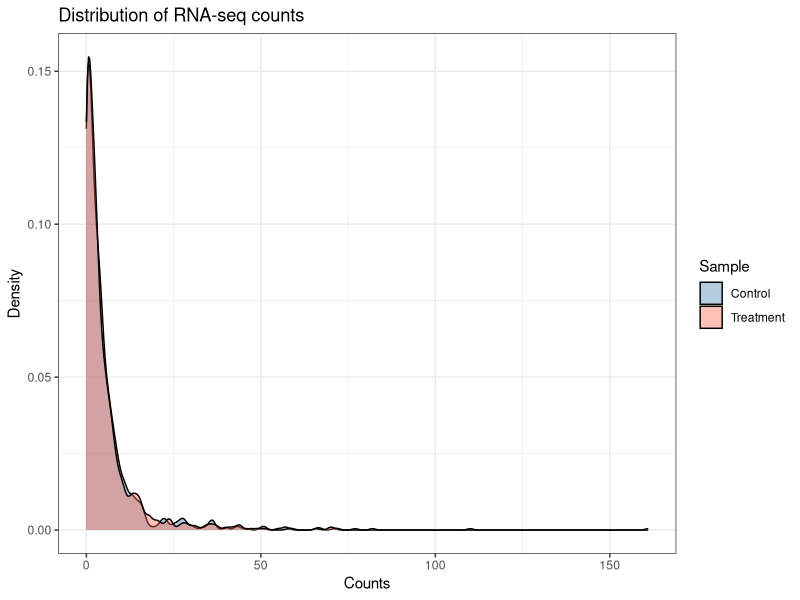
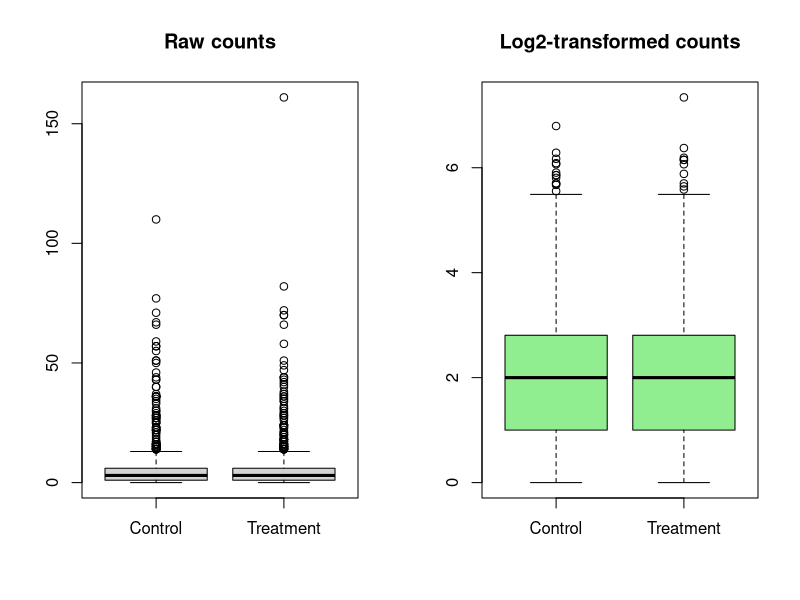
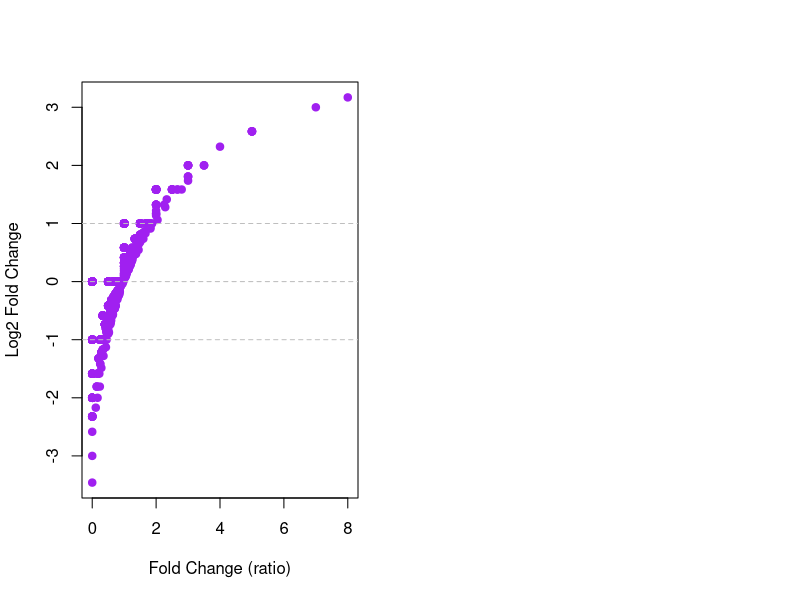
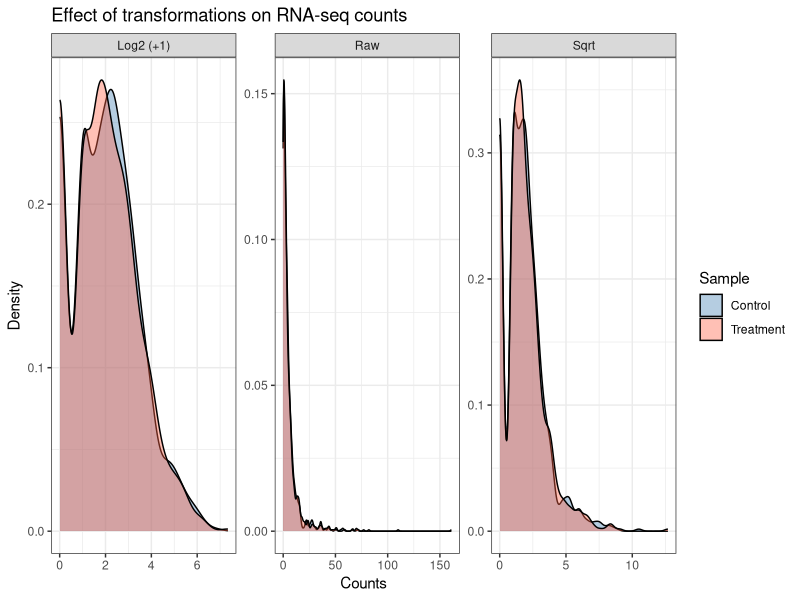

Source code (R) for these figures, in order:
## ---- chunk 1
knitr::opts_chunk$set(echo=TRUE, message=FALSE, warning=FALSE, fig.width=7, fig.height=4)
set.seed(123)
## ---- chunk 2
set.seed(123)
n_genes <- 1000

# Skewed distribution of mean expression (many low, few high)
lambdas <- round(rlnorm(n_genes, meanlog = 1, sdlog = 1.2))

# Simulate counts for two samples
counts <- data.frame(
  Gene = paste0("Gene", 1:n_genes),
  Control = rpois(n_genes, lambdas),
  Treatment = rpois(n_genes, lambdas * runif(n_genes, 0.8, 1.2)) # add noise
)

head(counts, 10)


## ---- chunk 3
library(ggplot2)
library(dplyr)
library(tidyr)

# Reshape to long format
counts_long <- counts %>%
  pivot_longer(cols = c("Control", "Treatment"),
               names_to = "Sample",
               values_to = "Counts")

# Density plot (log scale helps with skewed counts)
ggplot(counts_long, aes(x = Counts, fill = Sample)) +
  geom_density(alpha = 0.4) +
  scale_fill_manual(values = c("steelblue", "tomato")) +
  # scale_x_log10() +
  theme_bw() +
  labs(title = "Distribution of RNA-seq counts",
       x = "Counts",
       y = "Density")


## ---- chunk 4
log_counts <- counts
log_counts$Control <- log2(counts$Control + 1)
log_counts$Treatment <- log2(counts$Treatment + 1)
head(log_counts)
## ---- chunk 5
par(mfrow = c(1,2))
boxplot(counts$Control, counts$Treatment,
        names = c("Control","Treatment"),
        main = "Raw counts", col = "lightgray")
boxplot(log_counts$Control, log_counts$Treatment,
        names = c("Control","Treatment"),
        main = "Log2-transformed counts", col = "lightgreen")
## ---- chunk 6
counts$FoldChange <- counts$Treatment / (counts$Control + 1)
log_counts$Log2FC <- log_counts$Treatment - log_counts$Control

head(counts[, c("Gene","Control","Treatment","FoldChange")])
head(log_counts[, c("Gene","Control","Treatment","Log2FC")])
## ---- chunk 7
plot(counts$FoldChange, log_counts$Log2FC,
     xlab = "Fold Change (ratio)",
     ylab = "Log2 Fold Change",
     pch = 19, col = "purple")
abline(h = c(-1,0,1), lty = 2, col = "gray")
## ---- chunk 8
library(ggplot2)
library(dplyr)
library(tidyr)

# log2-transform (+1 to avoid log(0))
log_counts <- counts %>%
  mutate(Control = log2(Control + 1),
         Treatment = log2(Treatment + 1))

# sqrt-transform
sqrt_counts <- counts %>%
  mutate(Control = sqrt(Control),
         Treatment = sqrt(Treatment))

# Convert to long format
counts_long <- counts %>%
  select(Control, Treatment) %>%
  pivot_longer(cols = everything(), names_to = "Sample", values_to = "Counts") %>%
  mutate(Type = "Raw")

log_counts_long <- log_counts %>%
  select(Control, Treatment) %>%
  pivot_longer(cols = everything(), names_to = "Sample", values_to = "Counts") %>%
  mutate(Type = "Log2 (+1)")

sqrt_counts_long <- sqrt_counts %>%
  select(Control, Treatment) %>%
  pivot_longer(cols = everything(), names_to = "Sample", values_to = "Counts") %>%
  mutate(Type = "Sqrt")

# Combine all
all_counts_long <- bind_rows(counts_long, log_counts_long, sqrt_counts_long)

# Plot densities
ggplot(all_counts_long, aes(x = Counts, fill = Sample)) +
  geom_density(alpha = 0.4) +
  facet_wrap(~Type, scales = "free", ncol = 3) +
  scale_fill_manual(values = c("steelblue", "tomato")) +
  theme_bw() +
  labs(title = "Effect of transformations on RNA-seq counts",
       x = "Counts",
       y = "Density")

